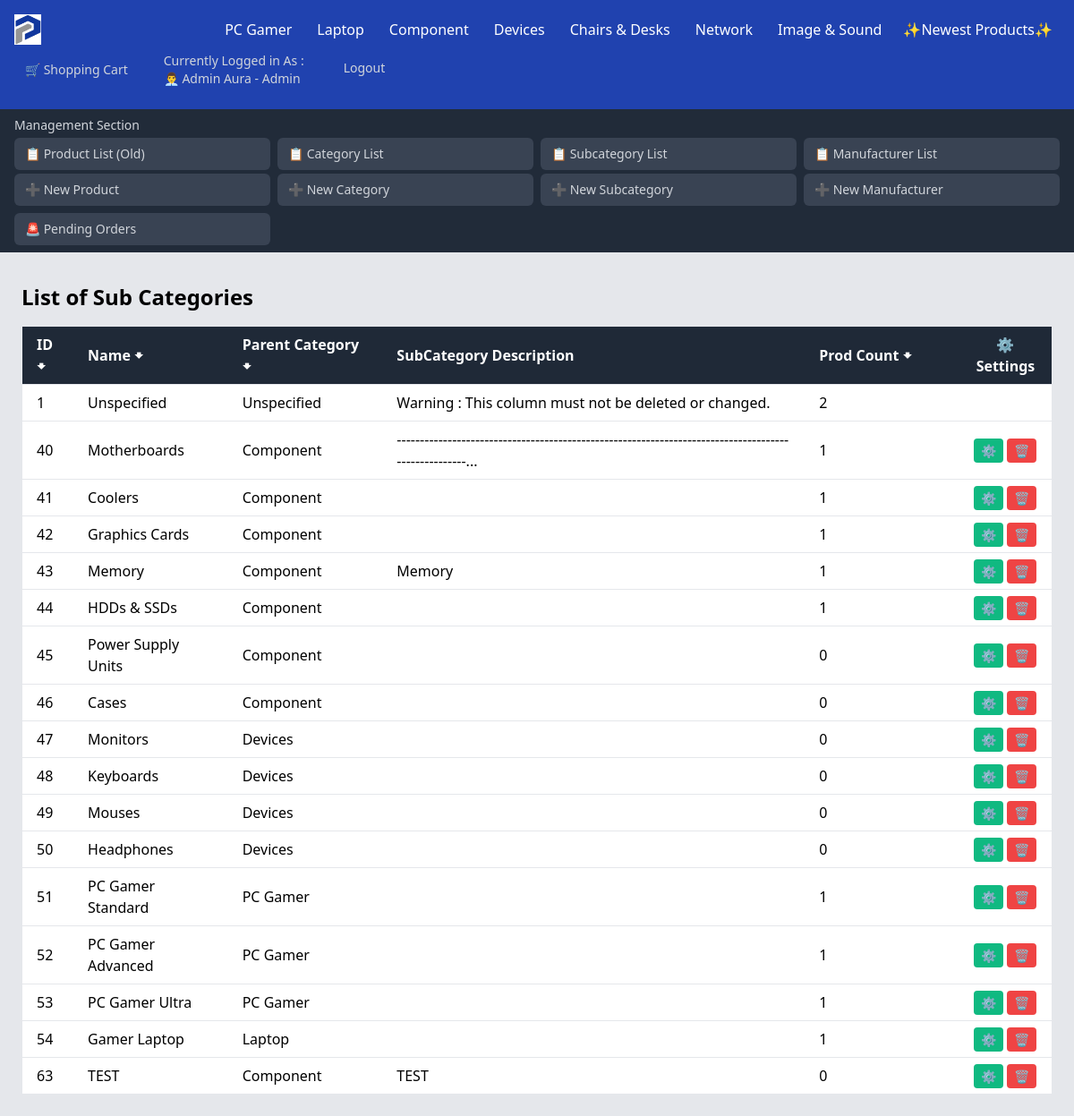
/Category/SubCategories/SubCategories_List.php (signed in), run on an earlier commit of the app's database.
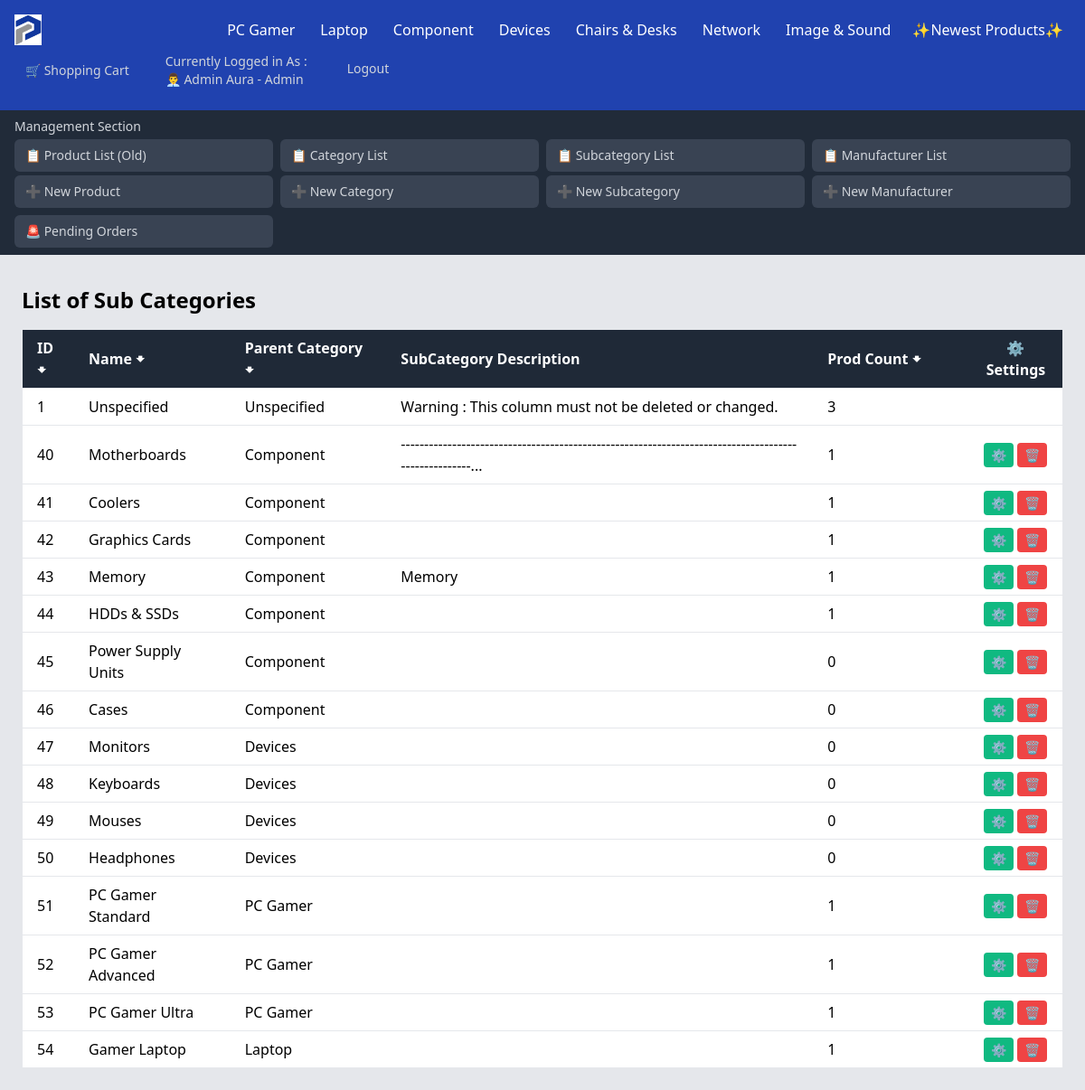
And on a later commit of the database.
### tables this page shows
CREATE TABLE `categories` (
  `Category_ID` int NOT NULL AUTO_INCREMENT,
  `Category_Name` varchar(100) DEFAULT 'Unspecified',
  `Category_Desc` varchar(2000) DEFAULT NULL,
  PRIMARY KEY (`Category_ID`),
  UNIQUE KEY `UC_Category_Name` (`Category_Name`),
  UNIQUE KEY `Category_Name` (`Category_Name`)
);

CREATE TABLE `subcategories` (
  `SubCategory_ID` int NOT NULL AUTO_INCREMENT,
  `SubCategory_Name` varchar(100) DEFAULT NULL,
  `SubCategory_Desc` varchar(2000) DEFAULT NULL,
  `Category_ID` int DEFAULT NULL,
  PRIMARY KEY (`SubCategory_ID`),
  KEY `Category_ID` (`Category_ID`),
  CONSTRAINT `subcategories_ibfk_1` FOREIGN KEY (`Category_ID`) REFERENCES `categories` (`Category_ID`)
);

### Category/SubCategories/SubCategories_List.php (the view, shortened to what the changed rows need)
<!DOCTYPE html>
<html lang="en">
<head>
    <?php
    include_once ("../../DB_Connexion.php");
    $Categories = "SELECT Category_ID, Category_Name FROM Categories ORDER BY Category_ID ASC";
    $pdoCategories = $connexion->prepare($Categories);
    $pdoCategories->execute();
    $Categories = $pdoCategories->fetchAll(PDO::FETCH_ASSOC);
    $Query_SubCategory = "SELECT Sub.SubCategory_ID, Sub.SubCategory_Name, Sub.SubCategory_Desc, C.Category_Name AS Category_Name,
                          COUNT(P.Product_ID) AS Product_Count
                          FROM SubCategories Sub
                          INNER JOIN Categories C ON Sub.Category_ID = C.Category_ID
                          LEFT JOIN Products P ON Sub.SubCategory_ID = P.SubCategory_ID
                          GROUP BY Sub.SubCategory_ID";
    $pdoQuery_SubCategory = $connexion->prepare($Query_SubCategory);
    $pdoQuery_SubCategory->execute();
    $SubCats = $pdoQuery_SubCategory->fetchAll(PDO::FETCH_ASSOC);
    ?>
</head>
<body class="bg-gray-200">
    <nav class="bg-blue-800 text-white">
        <div class="flex flex-wrap justify-between items-center p-4">
            <div class="flex grid-cols-4 gap-1">
                <?php foreach ($Categories as $Category): ?>
                    <?php if ($Category['Category_Name'] !== 'Unspecified'):
                        ?>
                        <div class="relative category">
                            <a href="../.././?id=<?php echo $Category['Category_ID'] ?>&Type=Category&Name=<?php echo str_replace(' ', '', $Category['Category_Name']) ?>"
                                class="px-3 py-2 hover:bg-gray-700"><?php echo $Category['Category_Name']; ?></a>
                        </div>
                    <?php endif; ?>
                <?php endforeach; ?>
            </div>
        </div>
    </nav>
    <div class="container mx-auto p-6" style="width : auto">
        <div class="content-wrapper">
            <h1 class="text-2xl font-bold mb-4">List of Sub Categories</h1>
            <div class="overflow-x-auto">
                <table class="min-w-full bg-white border border-gray-200">
                    <thead class="bg-gray-800 text-white">
                        <tr>
                            <th class="py-2 px-4 border-b text-left cursor-pointer" style="width : 5%"
                                onclick="sortTable(0)">ID
                                <span>🠻</span>
                            </th>
                            <th class="py-2 px-4 border-b text-left cursor-pointer" style="width : 15%"
                                onclick="sortTable(1)">Name
                                <span>🠻</span>
                            </th>
                            <th class="py-2 px-4 border-b text-left cursor-pointer" style="width : 15%"
                                onclick="sortTable(2)">Parent Category
                                <span>🠻</span>
                            </th>
                            <th class="py-2 px-4 border-b text-left">SubCategory Description</th>
                            <th class="py-2 px-4 border-b text-left cursor-pointer" style="width : 15%"
                                onclick="sortTable(4)">Prod Count
                                <span>🠻</span>
                            </th>
                            <th class="py-2 px-4 border-b" style="width : 9% ">⚙️ Settings</th>
                        </tr>
                    </thead>
                    <tbody>
                        <?php foreach ($SubCats as $SubCat):
                            $SubCat_Desc = strlen($SubCat['SubCategory_Desc']) > 100 ? substr($SubCat['SubCategory_Desc'], 0, 100) . "..." : $SubCat['SubCategory_Desc'];
                            ?>
                            <tr class="border-b hover:bg-gray-100">
                                <td class="py-2 px-4 text-left"><?php echo $SubCat['SubCategory_ID']; ?></td>
                                <td class="py-2 px-4 text-left"><?php echo $SubCat['SubCategory_Name']; ?></td>
                                <td class="py-2 px-4 text-left"><?php echo $SubCat['Category_Name']; ?></td>
                                <td class="py-2 px-4 text-left limited-text">
                                    <?php if (strlen($SubCat['SubCategory_Desc'] > 100)) {
                                        echo $SubCat['SubCategory_Desc'];
                                    } else {
                                        echo $SubCat_Desc ;
                                    } ?>
                                </td>
                                <td class="py-2 px-4 text-left"><?php echo $SubCat['Product_Count']; ?></td>
                                <td class="py-2 px-4 text-left">
                                    <?php if ($SubCat['SubCategory_Name'] !== 'Unspecified') { ?>
                                        <a href="SubCategories_Modify.php?id=<?php echo $SubCat['SubCategory_ID']; ?>&SubCategory_Name=<?php
                                           echo $SubCat['SubCategory_Name']; ?>"
                                            class="bg-green-500 text-white py-1 px-2 rounded hover:bg-green-600 text-sm">⚙️</a>
                                        <a href="SubCategories_Delete.php?id=<?php echo $SubCat['SubCategory_ID']; ?>"
                                            onclick="return confirm('Are you sure you want to delete this SubCategory?\n*Disclaimer* : This action is irreversible')"
                                            class="bg-red-500 text-white py-1 px-2 rounded hover:bg-red-600 text-sm">🗑️</a>
                                    <?php } ?>
                                </td>
                            </tr>
                        <?php endforeach; ?>
                    </tbody>
                </table>
            </div>
        </div>
    </div>
</body>
</html>

What changed in the data, as far as the page shows it:
removed subcategories: SubCategory_ID "63", SubCategory_Name "TEST", Category_ID.Category_Name "Component", SubCategory_Desc "TEST", Product_Count "0"
computed for subcategories "Unspecified": Product_Count "2" → "3"
